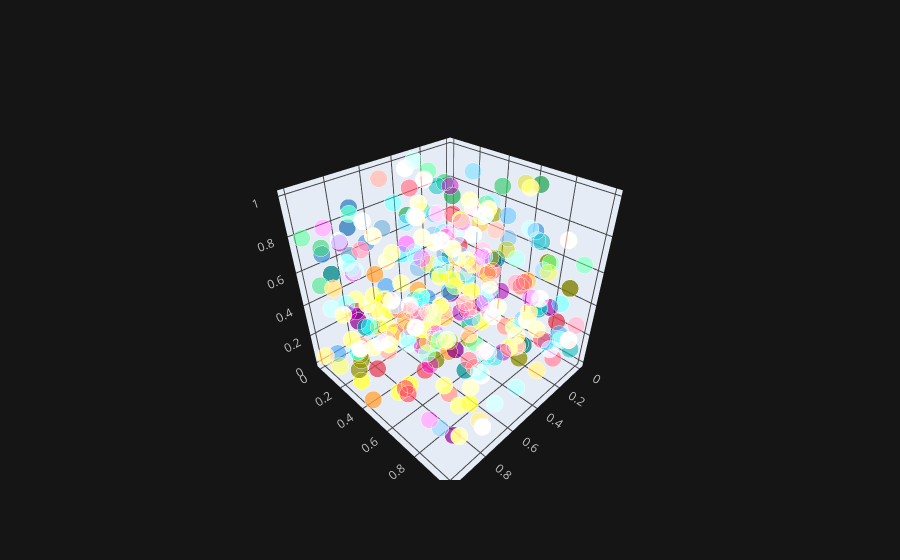

This figure's notebook cell:
### Code cell
df.iplot(x = 'a' , y = 'b' , z = 'c' , kind = 'scatter3d')

### Figure 1 — Plotly figure (JSON) as saved in the notebook; plotly's stock layout.template omitted (floating-point values rounded to 4 significant figures; data arrays with more than 128 entries replaced by an {"elided": "..."} marker saying what was removed)
{"data": [{"marker": {"color": {"elided": "300 str values"}, "opacity": 0.8, "size": {"elided": "300 int values"}, "symbol": "circle"}, "mode": "markers", "text": {"elided": "300 str values"}, "type": "scatter3d", "x": {"elided": "300 float values"}, "y": {"elided": "300 float values"}, "z": {"elided": "300 float values"}}], "layout": {"legend": {"bgcolor": "#151516", "font": {"color": "#D9D9D9"}}, "paper_bgcolor": "#151516", "plot_bgcolor": "#151516", "scene": {"xaxis": {"gridcolor": "#434343", "showgrid": true, "tickfont": {"color": "#C2C2C2"}, "title": {"font": {"color": "#D9D9D9"}, "text": ""}, "zerolinecolor": "#666570"}, "yaxis": {"gridcolor": "#434343", "showgrid": true, "tickfont": {"color": "#C2C2C2"}, "title": {"font": {"color": "#D9D9D9"}, "text": ""}, "zerolinecolor": "#666570"}, "zaxis": {"gridcolor": "#434343", "showgrid": true, "tickfont": {"color": "#C2C2C2"}, "title": {"font": {"color": "#D9D9D9"}, "text": ""}, "zerolinecolor": "#666570"}}, "title": {"font": {"color": "#D9D9D9"}}}}
